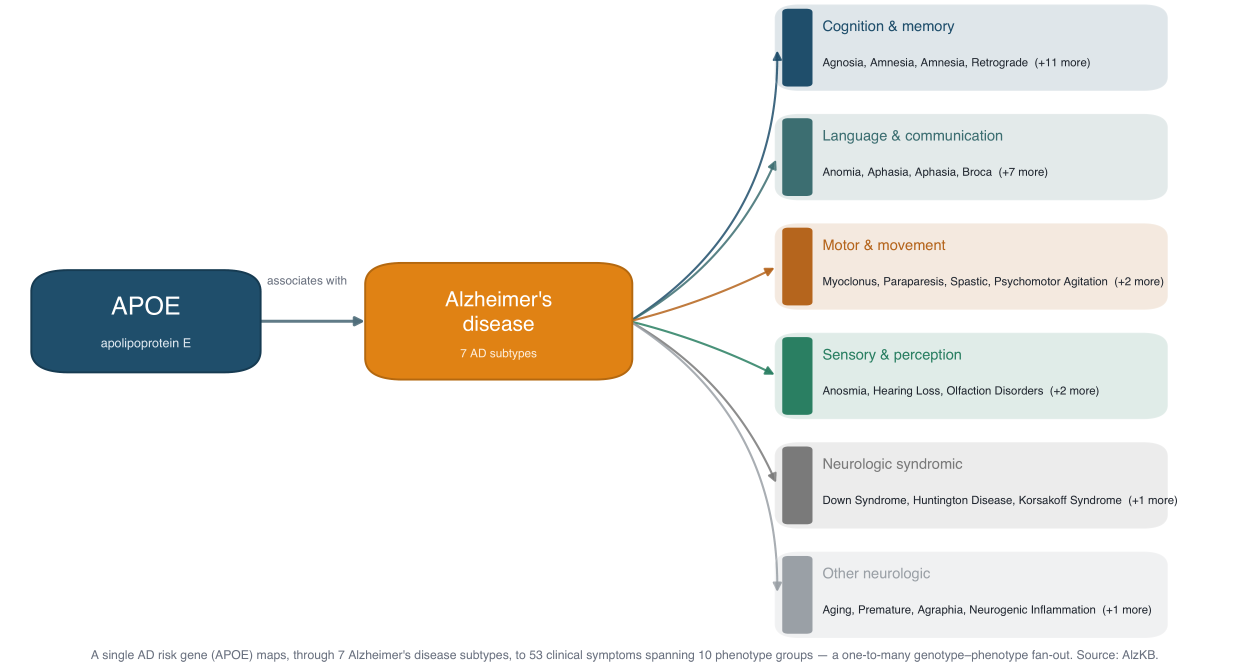
#> input picture manuscript/figures/assets/mech_panel.png, 5019 x 2647 px (shown at 1/4 size)
$ python make_framework_figure.py
#> lines starting #> are read from the running program, lines starting #| are printed output that depends on the picture
#!/usr/bin/env python3
"""Figure 0 - framework overview (AlzKB diffusion-uncertainty study).
Panel a embeds the real gene->phenotype mechanism illustration (mech_panel.png);
panels b-f are a clean, borderless schematic of the pipeline. Nature/npj style.
"""
import matplotlib
matplotlib.use("Agg")
import matplotlib.pyplot as plt
from matplotlib.patches import FancyBboxPatch, FancyArrowPatch, Circle, Rectangle
from matplotlib.lines import Line2D

plt.rcParams.update({
    "font.family": "Nimbus Sans", "font.size": 8,
    "mathtext.default": "regular", "pdf.fonttype": 42, "ps.fonttype": 42,
})

NAVY="#1f5066"; ORANGE="#e0851e"; TEAL="#3c7f79"; GREEN="#2e8b6f"
GOLD="#cf9a2b"; GREY="#8b9096"; INK="#242830"; MUTED="#6b7178"
SOFT="#eef1f4"; LINE="#565b62"

fig = plt.figure(figsize=(7.6, 9.7), dpi=400)

from pathlib import Path as _P
img = plt.imread(str(_P(__file__).resolve().parent / "assets" / "mech_panel.png"))
#> img is the input picture: shape (2647, 5019, 3) float32; mean R, G, B 0.944, 0.943, 0.928
ax_img = fig.add_axes([0.045, 0.605, 0.915, 0.360])
ax_img.imshow(img); ax_img.axis("off")

ax = fig.add_axes([0, 0, 1, 1]); ax.set_xlim(0, 100); ax.set_ylim(0, 100); ax.axis("off")

def letter(x, y, s, title=None):
    ax.text(x, y, s, weight="bold", fontsize=11.5, color=INK, ha="left", va="top", zorder=6)
    if title:
        ax.text(x+3.4, y-0.25, title, weight="bold", fontsize=8.0, color=INK,
                ha="left", va="top", zorder=6)

def box(x, y, w, h, text, fc="white", ec=INK, tc=INK, fs=7.0, weight="normal", lw=0.9, z=4):
    ax.add_patch(FancyBboxPatch((x, y), w, h, boxstyle="round,pad=0,rounding_size=0.7",
        linewidth=lw, edgecolor=ec, facecolor=fc, zorder=z))
    if text:
        ax.text(x+w/2, y+h/2, text, ha="center", va="center", color=tc,
                fontsize=fs, weight=weight, zorder=z+1)

def chip(x, y, w, h, text, fc, tc="white", fs=7.0, weight="bold", z=4):
    ax.add_patch(FancyBboxPatch((x, y), w, h, boxstyle="round,pad=0,rounding_size=0.7",
        linewidth=0, facecolor=fc, zorder=z))
    ax.text(x+w/2, y+h/2, text, ha="center", va="center", color=tc,
            fontsize=fs, weight=weight, zorder=z+1)

def arrow(x1, y1, x2, y2, color=LINE, lw=1.4, ms=9, rad=0.0):
    ax.add_patch(FancyArrowPatch((x1, y1), (x2, y2), arrowstyle="-|>",
        mutation_scale=ms, linewidth=lw, color=color,
        connectionstyle=f"arc3,rad={rad}", zorder=3))

letter(4.2, 98.0, "a", "One AD gene reaches many phenotypes (AlzKB substrate)")
ax.add_line(Line2D([4, 96], [59.0, 59.0], color="#e4e6e9", lw=0.9, zorder=2))

# ---- geometry: 2x2 + full-width bottom ----
LX, RX, W = 4.0, 53.0, 43.0
Y1, H1 = 38.0, 17.0     # row 1 (b,c)
Y2, H2 = 18.5, 16.0     # row 2 (d,e)
Y3, H3 = 2.5, 12.0      # row 3 (f)

# ================= b : genomic language model =================
letter(LX, Y1+H1+1.6, "b", "Genomic language model")
x0, y0 = LX, Y1
seg = [NAVY, TEAL, NAVY, TEAL, NAVY, TEAL, NAVY]
def strip(x, y, hi=None):
#> called with x = 10, y = 49
    for i in range(7):
        c = seg[i]
        if hi == i: c = ORANGE
        ax.add_patch(Rectangle((x+i*1.5, y), 1.3, 1.9, facecolor=c,
                     edgecolor="white", linewidth=0.4, zorder=4))
ax.text(x0+1.0, y0+H1-2.0, "variant window", fontsize=6.0, color=MUTED, ha="left", va="center")
ax.text(x0+1.0, y0+H1-5.0, "WT", fontsize=6.6, weight="bold", color=INK, ha="left", va="center")
strip(x0+6.0, y0+H1-6.0)
ax.text(x0+1.0, y0+H1-8.4, "MUT", fontsize=6.6, weight="bold", color=INK, ha="left", va="center")
strip(x0+6.0, y0+H1-9.4, hi=4)
box(x0+2.0, y0+2.6, 11.0, 4.2, "Evo 2", fc="white", ec=NAVY, tc=NAVY, weight="bold", fs=8.2, lw=1.2)
arrow(x0+13.3, y0+4.7, x0+16.6, y0+4.7, ms=8)
chip(x0+18.0, y0+7.3, 9.0, 4.0, "p", NAVY, fs=8.5)
chip(x0+18.0, y0+2.5, 9.0, 4.0, "H", GOLD, fs=8.5)
ax.text(x0+28.0, y0+9.3, "pathogenicity", fontsize=5.9, color=MUTED, ha="left", va="center")
ax.text(x0+28.0, y0+4.5, "uncertainty", fontsize=5.9, color=MUTED, ha="left", va="center")
ax.text(x0+1.0, y0+0.2, r"$\Delta=\mathrm{score(WT)}-\mathrm{score(MUT)}$", fontsize=6.0, color=MUTED, ha="left")

# ================= c : candidate paths & features =================
letter(RX, Y1+H1+1.6, "c", "Candidate paths & features")
x0, y0 = RX, Y1
gx, gy = x0+4.0, y0+8.5
ax.add_patch(Circle((gx, gy), 1.8, facecolor=NAVY, edgecolor="white", lw=0.7, zorder=4))
ax.text(gx, gy+3.0, "gene", fontsize=5.8, color=INK, ha="center")
mids = [(x0+10, y0+12.5, TEAL), (x0+10, y0+8.5, "#57a08f"), (x0+10, y0+4.5, TEAL)]
ends = [(x0+15.5, y0+13.8, ORANGE), (x0+15.5, y0+10.2, GOLD),
        (x0+15.5, y0+6.6, GREEN), (x0+15.5, y0+3.0, GREY)]
for mx, my, mc in mids:
    ax.add_line(Line2D([gx, mx], [gy, my], color="#c3c7cc", lw=0.8, zorder=2))
    ax.add_patch(Circle((mx, my), 1.3, facecolor=mc, edgecolor="white", lw=0.6, zorder=4))
for i, (ex, ey, ec) in enumerate(ends):
    mx, my, _ = mids[min(i, len(mids)-1)]
    ax.add_line(Line2D([mx, ex], [my, ey], color="#c3c7cc", lw=0.8, zorder=2))
    ax.add_patch(Circle((ex, ey), 1.15, facecolor=ec, edgecolor="white", lw=0.6, zorder=4))
ax.text(gx-0.5, y0+0.3, r"paths $\pi$, depth $\leq 6$", fontsize=5.9, color=MUTED, ha="left")
fx = x0+21.0
ax.text(fx, y0+H1-2.2, r"$\phi(\pi)\in\mathbb{R}^{14}$", fontsize=8.0, weight="bold",
        color=INK, ha="left", va="center")
for i, t in enumerate(["structure, coverage, length",
                       "endpoint specificity $s$",
                       "mechanism affinity $a_g$",
                       "AD-core, generic, crowding",
                       r"$p\cdot,\ (1{-}H)\cdot$ interactions"]):
    ax.text(fx, y0+H1-5.2-i*2.4, t, fontsize=5.9, color=INK, ha="left", va="center")

# ================= d : learned scoring & diffusion =================
letter(LX, Y2+H2+1.6, "d", "Learned scoring & diffusion")
x0, y0 = LX, Y2
ax.text(x0+1.0, y0+H2-2.2, r"$U(\pi)=w^{\top}\tilde\phi(\pi)$", fontsize=8.2, color=INK, ha="left", va="center")
ax.text(x0+1.0, y0+H2-5.6, r"$a_i=\mathrm{softmax}(U/\theta),\ \theta=0.25+1.4H$",
        fontsize=6.8, color=INK, ha="left", va="center")
ax.text(x0+1.0, y0+H2-8.7, r"Metropolis revision, $n=10+\lfloor 15H\rceil$",
        fontsize=6.1, color=MUTED, ha="left", va="center")
cy = y0+1.8
xs = [x0+1.5, x0+9.5, x0+17.5, x0+25.5]
for i, x in enumerate(xs):
    hl = (i == 2)
    box(x, cy, 6.6, 3.9, r"$\pi_{%d}$" % i, fc=(GOLD if hl else "white"),
        ec=(GOLD if hl else NAVY), tc=("white" if hl else INK), fs=7.2, weight="bold")
    if i < 3:
        arrow(x+6.7, cy+2.0, xs[i+1]-0.1, cy+2.0, ms=7, lw=1.1)
ax.text(x0+34.5, cy+2.0, "learned\nend-to-end", fontsize=5.8, color=MUTED, ha="left", va="center")

# ================= e : phenotype distribution =================
letter(RX, Y2+H2+1.6, "e", "Phenotype distribution & coupling")
x0, y0 = RX, Y2
ax.text(x0+1.0, y0+H2-2.4, r"$P(\mathrm{endpoint})=\sum_{i:\,\pi_i\to\mathrm{endpoint}} a_i$",
        fontsize=7.0, color=INK, ha="left", va="center")
def minibars(bx, byy, heights, color, title):
#> called with bx = 55, byy = 20.7, color = '#1f5066', title = 'low H → sharp'
    aw, ah = 14.0, 7.5
    ax.add_line(Line2D([bx, bx], [byy, byy+ah], color=MUTED, lw=0.8))
    ax.add_line(Line2D([bx, bx+aw], [byy, byy], color=MUTED, lw=0.8))
    n = len(heights); bw = aw/(n*1.5)
    for i, h in enumerate(heights):
        ax.add_patch(Rectangle((bx+0.9+i*(aw/n), byy), bw, h*ah, facecolor=color,
                     edgecolor="white", lw=0.4, zorder=4))
    ax.text(bx+aw/2, byy+ah+1.4, title, fontsize=6.1, color=INK, ha="center", weight="bold")
minibars(x0+2.0,  y0+2.2, [0.95,0.20,0.11,0.07,0.05,0.04], NAVY, "low H → sharp")
minibars(x0+22.0, y0+2.2, [0.30,0.26,0.22,0.20,0.18,0.16], GOLD, "high H → broad")

# ================= f : VUS reclassification (full width) =================
letter(LX, Y3+H3+1.6, "f", "Clinical readout: VUS reclassification")
x0, y0 = LX, Y3
chip(x0+2.0, y0+4.6, 16.0, 4.4, "sequence + graph\nfeatures", SOFT, tc=NAVY, fs=6.4)
arrow(x0+18.5, y0+6.8, x0+21.5, y0+6.8, ms=8)
box(x0+22.0, y0+4.6, 14.0, 4.4, "logistic\nmodel", fc="white", ec=INK, fs=6.6)
arrow(x0+36.5, y0+6.8, x0+39.5, y0+6.8, ms=8)
chip(x0+40.0, y0+4.6, 14.0, 4.4, "benign-like",     GREEN,  fs=6.4)
chip(x0+55.0, y0+4.6, 13.0, 4.4, "uncertain",       GREY,   fs=6.4)
chip(x0+69.0, y0+4.6, 16.5, 4.4, "pathogenic-like", ORANGE, fs=6.4)
ax.text(x0+40.0, y0+2.0, "held-out AUROC 0.95 → 0.97; largest gains at high H",
        fontsize=6.2, color=MUTED, ha="left", va="center")

# ================= flow arrows (clean central spine + within-row) =================
arrow(50, 58.3, 50, Y1+H1+0.3, color=LINE, lw=1.7, ms=11)   # a -> method
arrow(LX+W-0.3, Y1+H1/2, RX-0.3, Y1+H1/2, lw=1.5, ms=9)     # b -> c
arrow(50, Y1-0.3, 50, Y2+H2+0.4, color=LINE, lw=1.6, ms=10) # row1 -> row2
arrow(LX+W-0.3, Y2+H2/2, RX-0.3, Y2+H2/2, lw=1.5, ms=9)     # d -> e
arrow(50, Y2-0.3, 50, Y3+H3+0.4, color=LINE, lw=1.6, ms=10) # row2 -> row3

fig.savefig("fig1_framework.pdf", dpi=400, bbox_inches="tight", pad_inches=0.04)
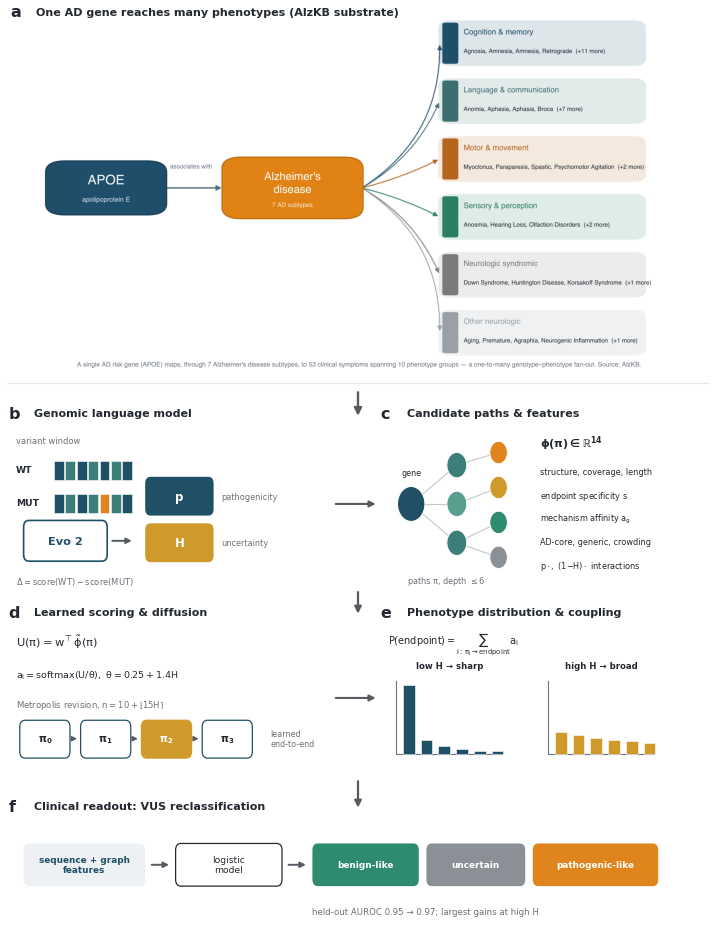
#> figure drawn by matplotlib, 2 panels
fig.savefig("fig1_framework.png", dpi=400, bbox_inches="tight", pad_inches=0.04)
print("saved")
